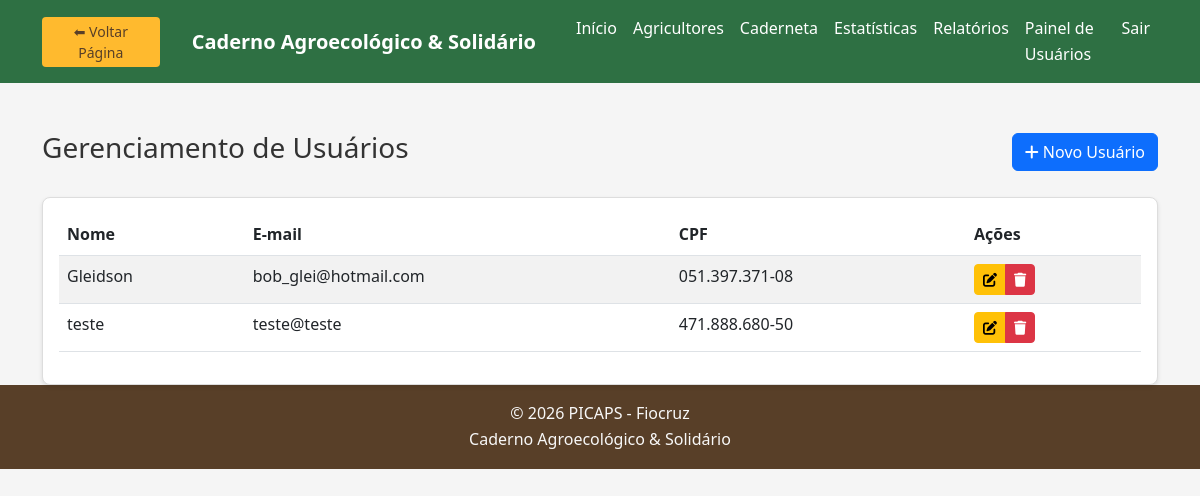
The page /cadastro.php (signed in) on the database as committed earlier.
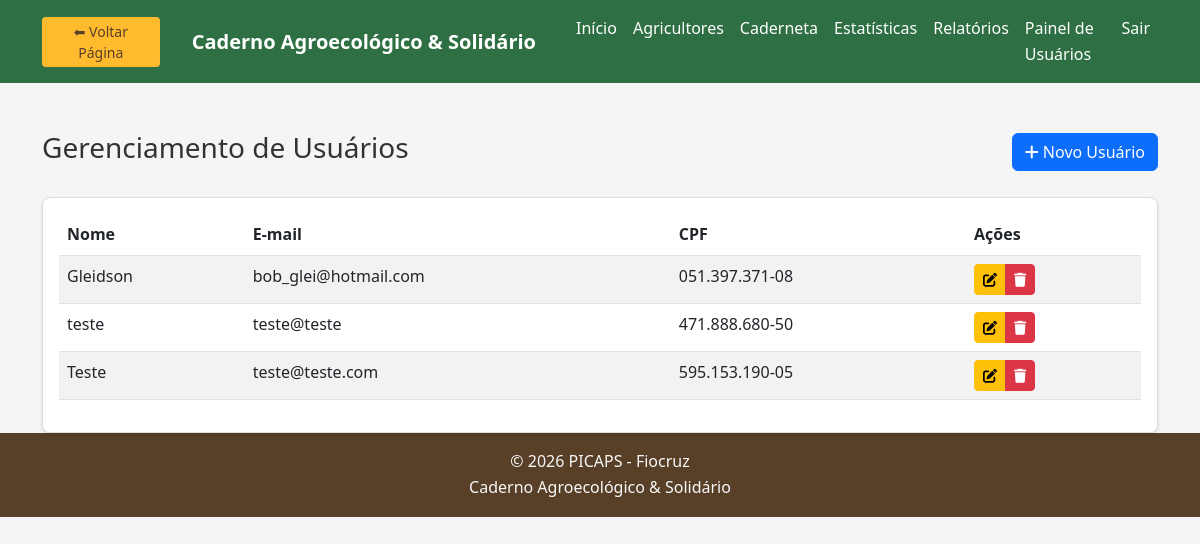
The same page on the database as committed later.
### tables this page shows
CREATE TABLE `usuarios` (
  `id` int(11) NOT NULL,
  `nome` varchar(100) NOT NULL,
  `cpf` varchar(14) NOT NULL,
  `data_nascimento` date NOT NULL,
  `email` varchar(100) DEFAULT NULL,
  `telefone` varchar(20) DEFAULT NULL,
  `endereco` text,
  `data_cadastro` timestamp NOT NULL DEFAULT CURRENT_TIMESTAMP,
  `senha` varchar(255) NOT NULL
);

### cadastro.php (the view, shortened to what this page needs)
<?php
include 'includes/conexao.php';
$stmt = $conexao->prepare("SELECT id, nome, email, cpf FROM usuarios ORDER BY nome");
$stmt->execute();
$usuarios = $stmt->get_result()->fetch_all(MYSQLI_ASSOC);
?>
<?php include 'includes/header.php'; ?>
<div class="container mt-5">
    <div class="d-flex justify-content-between align-items-center mb-4">
        <h3>Gerenciamento de Usuários</h3>
        <button class="btn btn-primary" onclick="mostrarFormulario('criar')">
            <i class="fas fa-plus"></i> Novo Usuário
        </button>
    </div>
    <div class="card">
        <div class="card-body">
            <div class="table-responsive">
                <table class="table table-striped">
                    <thead>
                        <tr>
                            <th>Nome</th>
                            <th>E-mail</th>
                            <th>CPF</th>
                            <th>Ações</th>
                        </tr>
                    </thead>
                    <tbody>
                        <?php foreach ($usuarios as $usuario): ?>
                            <tr>
                                <td><?= htmlspecialchars($usuario['nome']) ?></td>
                                <td><?= htmlspecialchars($usuario['email']) ?></td>
                                <td><?= htmlspecialchars($usuario['cpf']) ?></td>
                                <td>
                                    <div class="btn-group btn-group-sm">
                                        <a href="?acao=editar&id=<?= $usuario['id'] ?>" class="btn btn-warning">
                                            <i class="fas fa-edit"></i>
                                        </a>
                                        <a href="?acao=excluir&id=<?= $usuario['id'] ?>" class="btn btn-danger"
                                           onclick="return confirm('Tem certeza que deseja excluir este usuário?')">
                                            <i class="fas fa-trash"></i>
                                        </a>
                                    </div>
                                </td>
                            </tr>
                        <?php endforeach; ?>
                    </tbody>
                </table>
            </div>
        </div>
    </div>
</div>
<?php include 'includes/footer.php'; ?>

Rows that differ between the two databases and show on the page:
added usuarios: nome "Teste", email "teste@teste.com", cpf "595.153.190-05"
